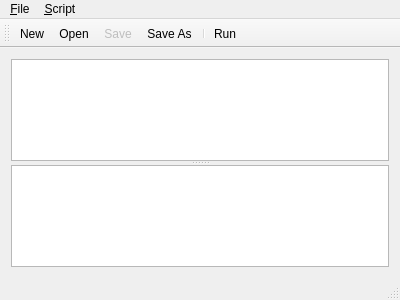
<?xml version="1.0" encoding="UTF-8"?>
<ui version="4.0">
 <class>MainWindow</class>
 <widget class="QMainWindow" name="MainWindow">
  <property name="geometry">
   <rect>
    <x>0</x>
    <y>0</y>
    <width>400</width>
    <height>300</height>
   </rect>
  </property>
  <property name="windowTitle">
   <string>[*] Script Editor</string>
  </property>
  <widget class="QWidget" name="centralWidget">
   <layout class="QVBoxLayout" name="verticalLayout">
    <item>
     <widget class="QSplitter" name="splitter">
      <property name="orientation">
       <enum>Qt::Vertical</enum>
      </property>
      <widget class="QPlainTextEdit" name="codeEditor"/>
      <widget class="QPlainTextEdit" name="logWindow">
       <property name="readOnly">
        <bool>true</bool>
       </property>
      </widget>
     </widget>
    </item>
   </layout>
  </widget>
  <widget class="QMenuBar" name="menuBar">
   <property name="geometry">
    <rect>
     <x>0</x>
     <y>0</y>
     <width>400</width>
     <height>21</height>
    </rect>
   </property>
   <widget class="QMenu" name="menu_File">
    <property name="title">
     <string>&amp;File</string>
    </property>
    <addaction name="actionNewDocument"/>
    <addaction name="actionOpenDocument"/>
    <addaction name="actionSaveDocument"/>
    <addaction name="actionSaveDocumentAs"/>
    <addaction name="separator"/>
    <addaction name="actionQuit"/>
   </widget>
   <widget class="QMenu" name="menu_Script">
    <property name="title">
     <string>&amp;Script</string>
    </property>
    <addaction name="actionExecuteScript"/>
   </widget>
   <addaction name="menu_File"/>
   <addaction name="menu_Script"/>
  </widget>
  <widget class="QToolBar" name="mainToolBar">
   <attribute name="toolBarArea">
    <enum>TopToolBarArea</enum>
   </attribute>
   <attribute name="toolBarBreak">
    <bool>false</bool>
   </attribute>
   <addaction name="actionNewDocument"/>
   <addaction name="actionOpenDocument"/>
   <addaction name="actionSaveDocument"/>
   <addaction name="actionSaveDocumentAs"/>
   <addaction name="separator"/>
   <addaction name="actionExecuteScript"/>
  </widget>
  <widget class="QStatusBar" name="statusBar"/>
  <action name="actionNewDocument">
   <property name="icon">
    <iconset theme="document-new">
     <normaloff/>
    </iconset>
   </property>
   <property name="text">
    <string>New</string>
   </property>
   <property name="toolTip">
    <string>Create a new JavaScript document</string>
   </property>
   <property name="shortcut">
    <string>Ctrl+N</string>
   </property>
  </action>
  <action name="actionOpenDocument">
   <property name="icon">
    <iconset theme="document-open">
     <normaloff/>
    </iconset>
   </property>
   <property name="text">
    <string>Open...</string>
   </property>
   <property name="toolTip">
    <string>Open an existing JavaScript document</string>
   </property>
   <property name="shortcut">
    <string>Ctrl+O</string>
   </property>
  </action>
  <action name="actionSaveDocument">
   <property name="enabled">
    <bool>false</bool>
   </property>
   <property name="icon">
    <iconset theme="document-save">
     <normaloff/>
    </iconset>
   </property>
   <property name="text">
    <string>Save</string>
   </property>
   <property name="toolTip">
    <string>Save JavaScript document</string>
   </property>
   <property name="shortcut">
    <string>Ctrl+S</string>
   </property>
  </action>
  <action name="actionSaveDocumentAs">
   <property name="icon">
    <iconset theme="document-save-as">
     <normaloff/>
    </iconset>
   </property>
   <property name="text">
    <string>Save As...</string>
   </property>
   <property name="toolTip">
    <string>Save JavaScript document under a new name</string>
   </property>
   <property name="shortcut">
    <string>Ctrl+Shift+S</string>
   </property>
  </action>
  <action name="actionQuit">
   <property name="icon">
    <iconset theme="application-exit">
     <normaloff/>
    </iconset>
   </property>
   <property name="text">
    <string>Quit</string>
   </property>
   <property name="toolTip">
    <string>Exit the application</string>
   </property>
   <property name="shortcut">
    <string>Ctrl+Q</string>
   </property>
  </action>
  <action name="actionExecuteScript">
   <property name="icon">
    <iconset theme="system-run">
     <normaloff/>
    </iconset>
   </property>
   <property name="text">
    <string>Run</string>
   </property>
   <property name="toolTip">
    <string>Run the current script</string>
   </property>
   <property name="shortcut">
    <string>Ctrl+R</string>
   </property>
  </action>
 </widget>
 <layoutdefault spacing="6" margin="11"/>
 <resources/>
 <connections/>
</ui>
